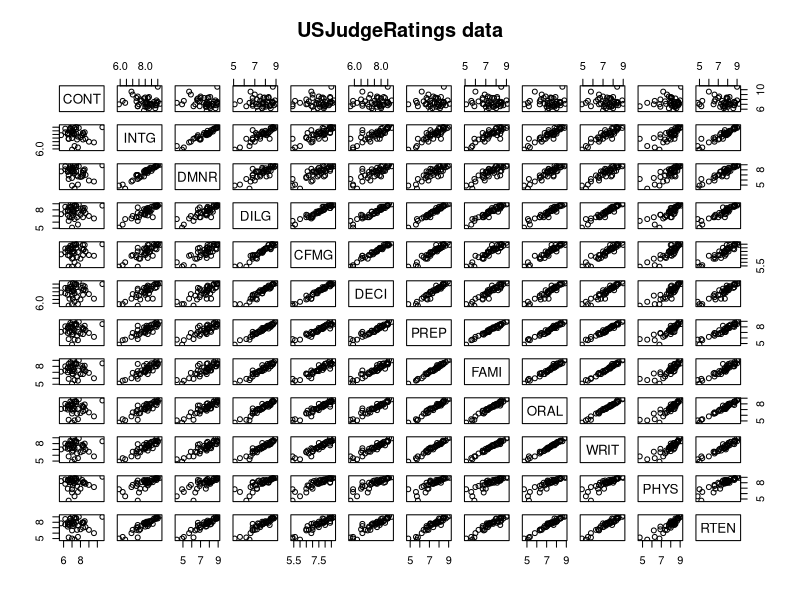

The R script that drew this image:
# Requirements: the pets data frame from Exercise 16.

# 1. Add the "Vaccinated" variable to the pets data frame, so it looks like this:
  
#        Months.old        Size Weight Breed Vaccinated
#Flipper         53      medium     21   cat        Yes
#Bromley         19       small      8   cat        Yes
#Nox             34      medium      4   dog         No
#Orion           41       large      6   dog        Yes
#Dagger          84       small      7   cat         No
#Zizi           140 extra small      2   dog         No
#Carrie         109       large     36   cat        Yes

breed_df <- read.csv("breed-dataset-v2.csv",  stringsAsFactors = FALSE)
head(breed_df)
breed_df
  
# Add a new observation to the bottom of the data frame of Milo, so it looks like this:

#        Months.old        Size Weight Breed Vaccinated
#Flipper         53      medium     21   cat        Yes
#Bromley         19       small      8   cat        Yes
#Nox             34      medium      4   dog         No
#Orion           41       large      6   dog        Yes
#Dagger          84       small      7   cat         No
#Zizi           140 extra small      2   dog         No
#Carrie         109       large     36   cat        Yes
#Milo            67       small      7   dog        Yes

Milo <- c("Milo", 67, "small", 7, "dog", "Yes")
Milo

breed_df <- rbind(breed_df, Milo)
breed_df


# breed_df <- breed_df[-8,]
# breed_df

# How many rows and columns does your new data frame have? What are their names, 
# and what is the class of each variable (the answer to this will be different 
# depending on whether you create your data frames by encoding the string variables 
# as factors or not).
nrow(breed_df)
ncol(breed_df)
str(breed_df)

class(breed_df$Name)

# 2. Load the diamonds data set from the ggplot2 package. Check its class and if it 
# isn't a data frame, convert it to one.

library(ggplot2)
??diamonds
data(diamonds)
View(diamonds)

str(diamonds)

class(diamonds)

# 3. Load the built-in UsJudgeRatings data set and check its class. 
# If it's not a data frame, convert it to one.

require(graphics)
pairs(USJudgeRatings, main = "USJudgeRatings data")

str(USJudgeRatings)

summary(USJudgeRatings)

# Create a new variable called AVRG and calculate the average rating for each judge. 
# Save this variable in a separate data frame.

str(USJudgeRatings)

my.df <- USJudgeRatings
?rowMeans
my.df$AVRG <- rowMeans(my.df)
str(my.df)

avrg <- my.df["AVRG"]
str(avrg)